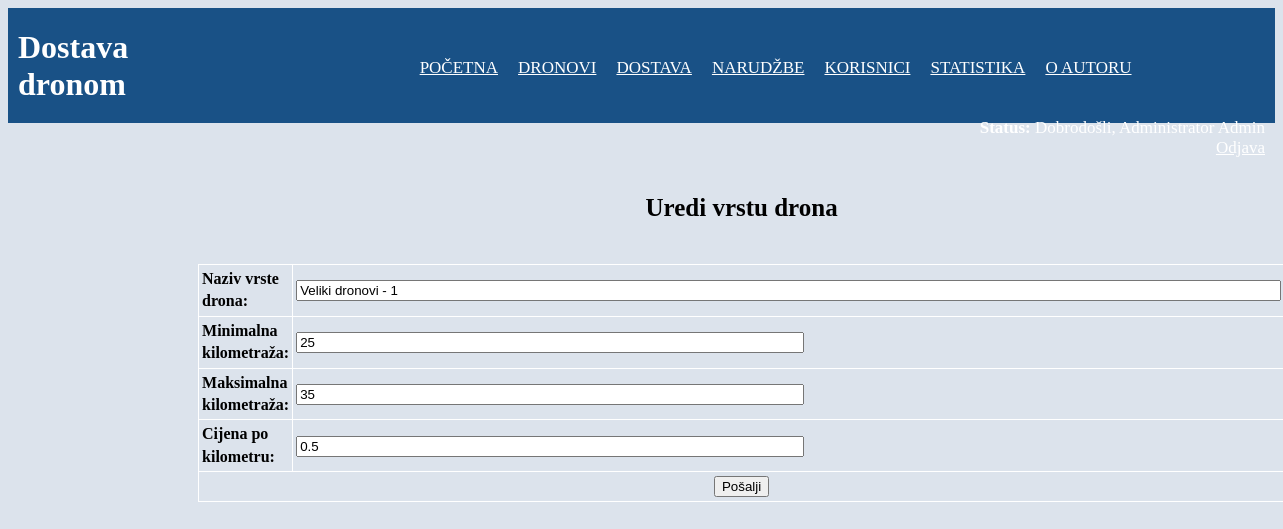
Screenshot of /uredidron.php?uredidron=1 (signed in) with the database file from the repository.
### tables this page shows
CREATE TABLE `vrsta_drona` (
  `vrsta_drona_id` int(11) NOT NULL,
  `naziv` varchar(45) NOT NULL,
  `minKM` float NOT NULL,
  `maxKM` float NOT NULL,
  `cijenaPoKM` float NOT NULL
);

### baza.php (called while the page is built, shortened)
<?php
	function izvrsiUpit($veza,$upit){
		$rezultat=mysqli_query($veza,$upit);
		return $rezultat;
	}
?>

### uredidron.php (the view, shortened to what this page needs)
<?php
	include("zaglavlje.php");
	$bp=spojiSeNaBazu();
?>
<?php
	if(isset($_GET['uredidron'])){
		$id=$_GET['uredidron'];
		$sql="SELECT * FROM vrsta_drona WHERE vrsta_drona_id='$id'";
		$rs=izvrsiUpit($bp,$sql);
		list($id,$naziv,$minKM,$maxKM,$cijenaPoKM)=mysqli_fetch_array($rs);
	}
	else{
		$naziv="";
		$minKM="";
		$maxKM="";
        $cijenaPoKM="";
	}
?>
<form method="POST" action="<?php if(isset($_GET['uredidron']))echo "uredidron.php?uredidron=$id";else echo "uredidron.php";?>">
<div style="width:70%; margin-left:15%;">
<table style="width:100%;">
		<caption>
			<?php
				 if(!empty($id))echo "Uredi vrstu drona";
                 else echo "Dodaj vrstu drona";
			?>
		</caption>
		<tbody>
			<tr>
				<td colspan="2" style="border:none">
				</td>
			</tr>
			<tr>
				<td class="lijevi">
					<label for="naziv"><strong>Naziv vrste drona:</strong></label>
				</td>
				<td>
					<input type="text" name="naziv" id="naziv"
						value="<?php if(!isset($_POST['naziv']))echo $naziv; else echo $_POST['naziv'];?>" size="120" minlength="4" maxlength="50"
						placeholder="Unesite naziv vrste drona"
						required="required"/>
				</td>
			</tr>
			<tr>
				<td>
					<label for="minKM"><strong>Minimalna kilometraža:</strong></label>
				</td>
				<td>
					<input type="number" name="minKM" id="minKM" style="width:500px" value="<?php if(!isset($_POST['minKM']))echo $minKM; else echo $_POST['minKM'];?>"
						 min="0" max="100" step="any" placeholder="Unesite minimalnu kilometražu (samo broj, bez oznake km)" required="required"/>
				</td>
			</tr>
			<tr>
				<td>
					<label for="maxKM"><strong>Maksimalna kilometraža:</strong></label>
				</td>
				<td>
					<input type="number" name="maxKM" id="maxKM" style="width:500px" value="<?php if(!isset($_POST['maxKM']))echo $maxKM; else echo $_POST['maxKM'];?>"
						 min="0" max="100" step="any" placeholder="Unesite minimalnu kilometražu (samo broj, bez oznake km)" required="required"/>
				</td>
			</tr>
			<tr>
				<td>
					<label for="cijenaPoKM"><strong>Cijena po kilometru:</strong></label>
				</td>
				<td>
					<input type="number" name="cijenaPoKM" id="cijenaPoKM" style="width:500px" value="<?php if(!isset($_POST['cijenaPoKM']))echo $cijenaPoKM; else echo $_POST['cijenaPoKM'];?>"
						 min="0" max="100" step="any" placeholder="Unesite cijenu za pređeni kilometar drona (samo broj, bez oznake €)" required="required"/>
				</td>
			</tr>
			<tr>
				<td colspan="2" style="text-align:center;">
					<?php
						echo '<input type="submit" name="submit" value="Pošalji"/>';
					?>
				</td>
			</tr>
		</tbody>
	</table>
</div>
</form>
</body>
</html>

### index.css (style rules this page uses)
body { background-color: rgb(220, 227, 236); }
table { border-collapse: collapse; }
td { border-bottom: 1pt solid white; border-left: 1pt solid white; border-right: 1pt solid white; padding:3px; line-height: 1.4; border-top:1pt solid white; }
caption { font-weight: bold; font-size:25px; line-height: 4; }

### rows the page displays
vrsta_drona: naziv "Veliki dronovi - 1", minKM "25", maxKM "35", cijenaPoKM "0.5"

### other values shown
$aktivni_korisnik_ime "Administrator Admin"
